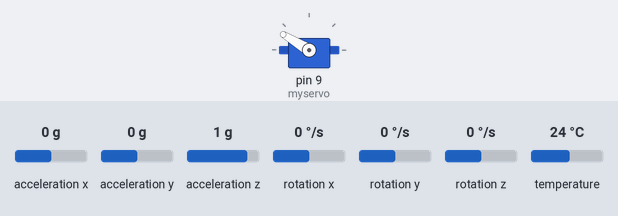
This sketch was run on a simulated Arduino Uno, built with avr-gcc and run on an emulated ATmega328P. On the bench: servo. The inputs (shaded band) are chosen by the test bench; at power-on: acceleration z 1 g, acceleration x 0 g, acceleration y 0 g, rotation x 0 °/s, rotation y 0 °/s, rotation z 0 °/s, temperature 24 °C. What the sketch prints to the serial monitor is not drawn.

Above: at 1.2 s.
1.3 s: acceleration z set to -0.8 g
At 2.0 s:
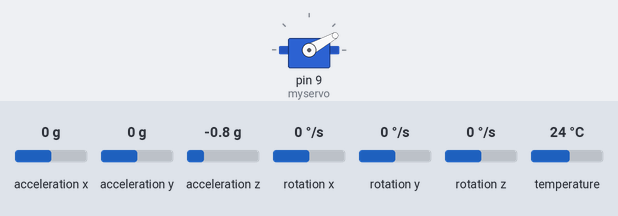
3.0 s: acceleration z set to -1.4 g
At 3.3 s:
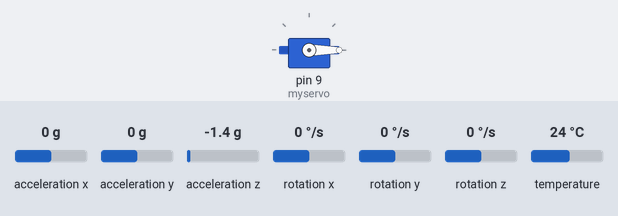
4.5 s: acceleration z set to 0 g
At 5.8 s:
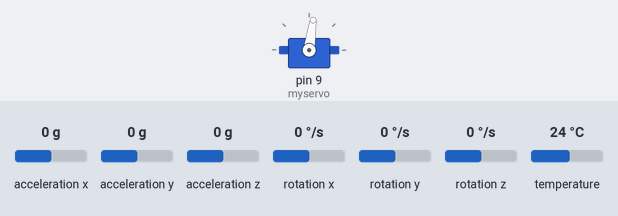
6.1 s: acceleration z set to 0.8 g
At 7.2 s:
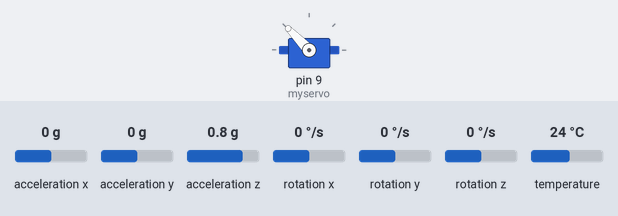
7.7 s: acceleration z set to 1.4 g
At 8.1 s:
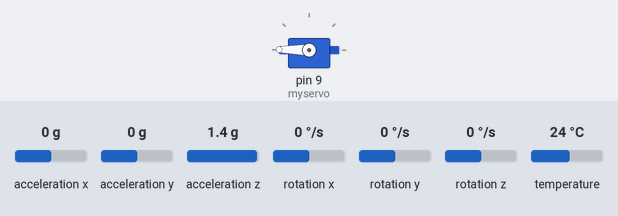
Timing chart, 0 to 10.3 s (numbered marks = the images above; inputs shaded):
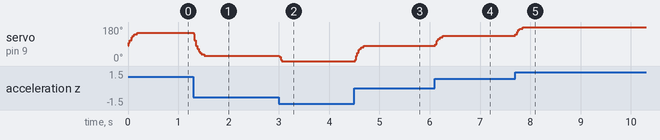

Measured:
- after the input at 1.3 s, servo on pin 9 (myservo): 149° → 29° at once
- after the input at 3.0 s, servo on pin 9 (myservo): 29° → 0° at once
- after the input at 4.5 s, servo on pin 9 (myservo): 0° → 82° at once
- after the input at 6.1 s, servo on pin 9 (myservo): 82° → 134° at once
- after the input at 7.7 s, servo on pin 9 (myservo): 134° → 172° at once, → 179° 0.15 s later

The sketch:

MPU6050_DXW90.ino
```cpp
#include <Servo.h>
#include <Adafruit_MPU6050.h>
#include <Adafruit_Sensor.h>
#include <Wire.h>

Adafruit_MPU6050 mpu;
Servo myservo;
int pos = 0;
float Z = 0;

void setup() {
  Serial.begin(115200);
  mpu.begin();
  myservo.attach(9);
  mpu.setAccelerometerRange(MPU6050_RANGE_2_G);
  mpu.setGyroRange(MPU6050_RANGE_500_DEG);
  mpu.setFilterBandwidth(MPU6050_BAND_21_HZ);
}

void loop() {
  // put your main code here, to run repeatedly:
  sensors_event_t a, g, temp;
  mpu.getEvent(&a, &g, &temp);

  /* Print out the values */
//  Serial.print("Acceleration X: ");
//  Serial.print(a.acceleration.x);
//  Serial.print(", Y: ");
//  Serial.print(a.acceleration.y);
//  Serial.print(", Z: ");
//  Serial.print(a.acceleration.z);
//  Serial.println(" m/s^2");
//  Serial.print("Rotation X: ");
//  Serial.print(g.gyro.x);
//  Serial.print(", Y: ");
//  Serial.print(g.gyro.y);
//  Serial.print(", Z: ");
//  Serial.print(g.gyro.z);
//  Serial.println(" rad/s");
//  Serial.print("Temperature: ");
//  Serial.print(temp.temperature);
//  Serial.println(" degC");
//  Serial.println("");
  Z = 0.04*a.acceleration.z+0.96*Z;
  Serial.println(Z);
  pos = map(Z, -11, 11, 0, 180);
  pos = calibrate(pos);
  myservo.write(pos);
//  delay(500);
}


int calibrate(int raw){
  return map(raw, 0, 180, 0, 165);
}
```
